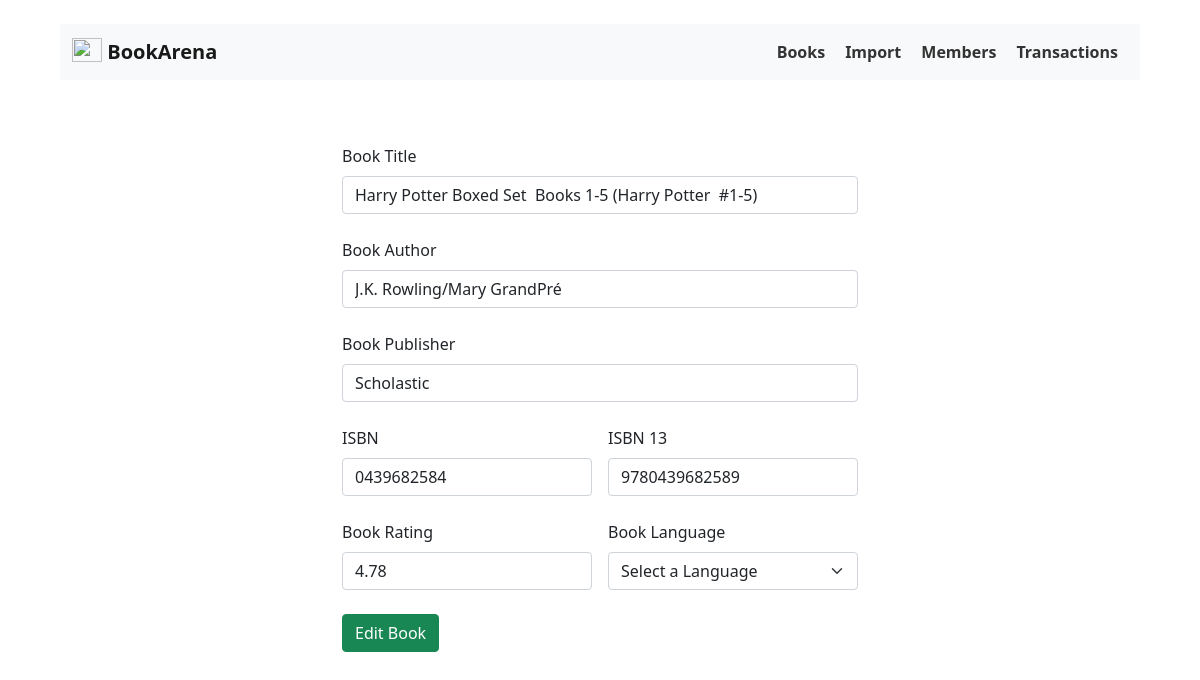
Page /books/edit/2 on the earlier database version.
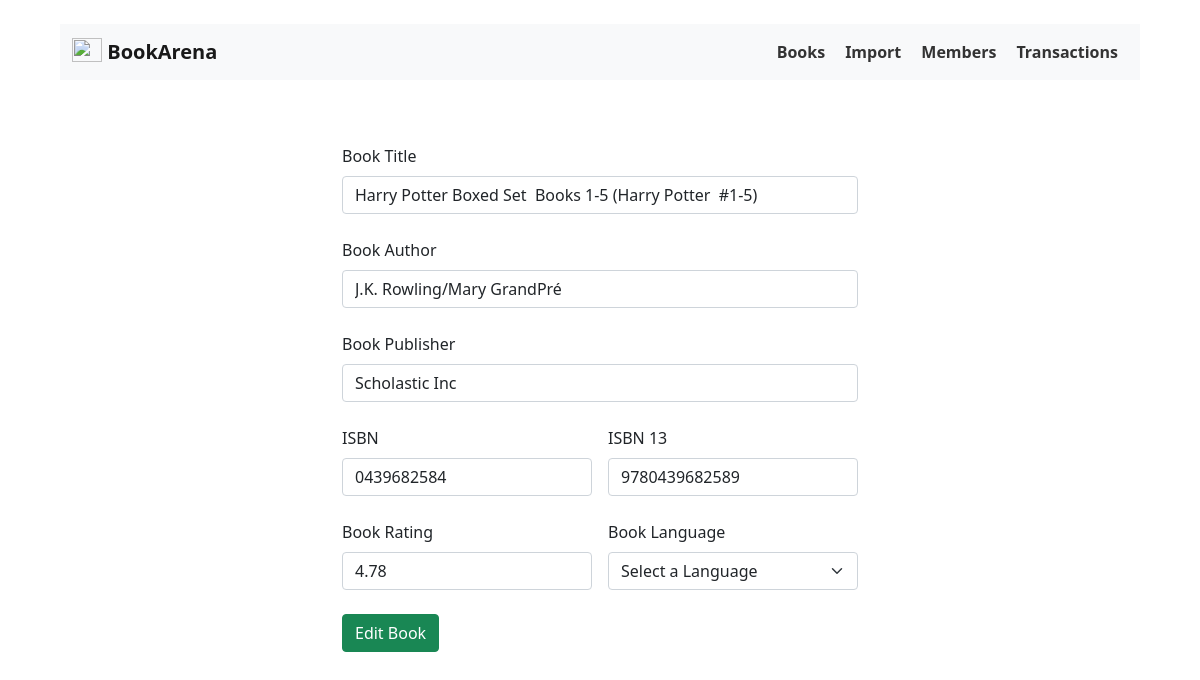
Same page on the later database version.
### app/model/Book.py (models this page shows, shortened)
class Book(db.Model):
    __tablename__ = "books"
    id = db.Column(db.Integer, primary_key=True)
    title = db.Column(db.String(50), nullable=False)
    isbn13 = db.Column(db.String(50), unique=True, nullable=False)
    isbn = db.Column(db.String(50), unique=False, nullable=False)
    author = db.Column(db.String, nullable=False)
    language = db.Column(db.String, default="English")
    publisher = db.Column(db.String, default="")
    rating = db.Column(db.Float, default=5)
    date_added = db.Column(db.DateTime, default=datetime.utcnow())
    transactions = relationship("Transaction", back_populates="book")

### app/routes/book_routes.py (the view)
@app.route("/books/edit/<int:id>", methods=["GET", "POST"])
def editBook(id):
    selectedBook = Book.query.get_or_404(id)
    if request.method == "POST":
        try:
            selectedBook.title = request.form.get("title")
            selectedBook.isbn = request.form.get("isbn")
            selectedBook.isbn13 = request.form.get("isbn13")
            selectedBook.author = request.form.get("author")
            selectedBook.language = request.form.get("language", "English")
            selectedBook.publisher = request.form.get("publisher")
            selectedBook.rating = request.form.get("rating", 5)
            db.session.commit()
            flash("Book Updated successfully")
        except:
            flash("Error in updating book details. Check server logs!")
        return redirect(url_for("books"))
    else:
        return render_template(
            "books/form.html",
            book=selectedBook,
            route="edit",
            languages=available_langs,
        )

### app/templates/books/form.html (shortened to what this page needs)
{% extends 'base.html' %}
{% block body %}
<div class="container">
  <div class="row justify-content-center">
    <div class="col-lg-6">
      <div class="addbook mt-5">
        <form action="/books/{{route}}/{{book.id}}" method="POST">
          <div class="mb-4">
            <label for="title" class="form-label">Book Title</label>
            <input value="{{book.title or ""}}" type="text" class="form-control" id="title" name="title"
              placeholder="eg: Adventures of Tom Sawyer">
          </div>
          <div class="mb-4">
            <label for="author" class="form-label">Book Author</label>
            <input value="{{book.author or ""}}" type="text" class="form-control" id="author" name="author"
              placeholder="eg: Mark Twain">
          </div>
          <div class="mb-4">
            <label for="publisher" class="form-label">Book Publisher</label>
            <input value="{{book.publisher}}" type="text" class="form-control" id="publisher" name="publisher"
              placeholder="eg: Scholastic Books">
          </div>
          <div class="row g-3 mb-4">
            <div class="col-md-6">
              <label for="isbn" class="form-label">ISBN</label>
              <input value="{{book.isbn or ""}}" type="text" class="form-control" id="isbn" name="isbn"
                placeholder="Enter ISBN">
            </div>
            <div class="col-md-6">
              <label for="isbn13" class="form-label">ISBN 13</label>
              <input value="{{book.isbn13 or ""}}" type="text" class="form-control" id="isbn13" name="isbn13"
                placeholder="Enter ISBN 13">
            </div>
          </div>
          <div class="row g-3">
            <div class="col-md-6">
              <label for="rating" class="form-label">Book Rating</label>
              <input value="{{book.rating}}" type="number" class="form-control" id="rating" name="rating" min="0"
                step="0.01" max="5" placeholder="eg: 4.5">
            </div>
            <div class="col-md-6">
              <label for="language" class="form-label">Book Language</label>
              <select class="form-select" id="language" name="language">
                <option value="{{book.language}}">Select a Language</option>
              </select>
            </div>
          </div>
          {% if route == "edit" %}
          <button class="btn btn-success mt-4" type="submit">
            Edit Book
          </button>
          {% endif %}
        </form>
      </div>
    </div>
  </div>
</div>
{% endblock %}

Differences in the rows shown:
changed Book "Harry Potter Boxed Set Books 1-5 (Harry Potter #1-5)": publisher "Scholastic" → "Scholastic Inc"
